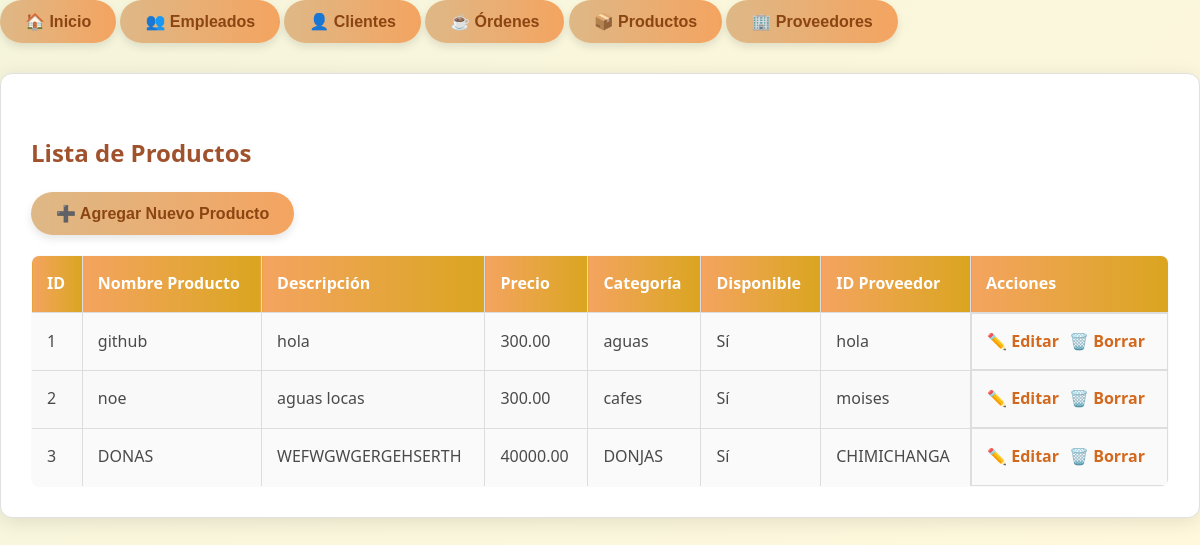
The app's page /ver_producto/ with its own data.
### app_cafeteria/models.py (models this page shows, shortened)
class Producto(models.Model):
    id_productos = models.AutoField(primary_key=True)
    nombre_producto = models.CharField(max_length=100)
    descripcion = models.TextField()
    precio = models.DecimalField(max_digits=10, decimal_places=2)
    categoria = models.CharField(max_length=50)
    disponible = models.BooleanField(default=True)
    id_proveedor = models.ForeignKey('Proveedor', on_delete=models.SET_NULL, null=True, blank=True)

class Proveedor(models.Model):
    id_proveedor = models.AutoField(primary_key=True)
    nombre_proveedor = models.CharField(max_length=100, default='Proveedor Desconocido')
    cantidad = models.IntegerField()
    precio = models.DecimalField(max_digits=10, decimal_places=2)
    total = models.DecimalField(max_digits=10, decimal_places=2)
    id_producto = models.ForeignKey('Producto', on_delete=models.SET_NULL, null=True, blank=True)
    def __str__(self):
        return self.nombre_proveedor

### app_cafeteria/views.py (the view)
# urls.py: path('ver_producto/', views.ver_producto, name='ver_producto'),
def ver_producto(request):
    productos = Producto.objects.all()
    return render(request, 'producto/ver_producto.html', {'productos': productos})

### app_cafeteria/templates/producto/ver_producto.html
{% extends 'base.html' %}
{% block content %}
<h2>Lista de Productos</h2>
<button onclick="window.location.href='{% url 'agregar_producto' %}'">➕ Agregar Nuevo Producto</button>
<table>
    <thead>
        <tr>
            <th>ID</th>
            <th>Nombre Producto</th>
            <th>Descripción</th>
            <th>Precio</th>
            <th>Categoría</th>
            <th>Disponible</th>
            <th>ID Proveedor</th>
            <th>Acciones</th>
        </tr>
    </thead>
    <tbody>
        {% for producto in productos %}
        <tr>
            <td>{{ producto.id_productos }}</td>
            <td>{{ producto.nombre_producto }}</td>
            <td>{{ producto.descripcion }}</td>
            <td>{{ producto.precio }}</td>
            <td>{{ producto.categoria }}</td>
            <td>{{ producto.disponible|yesno:"Sí,No" }}</td>
            <td>{{ producto.id_proveedor }}</td>
            <td class="actions">
                <a href="{% url 'actualizar_producto' producto.id_productos %}">✏️ Editar</a>
                <a href="{% url 'borrar_producto' producto.id_productos %}">🗑️ Borrar</a>
            </td>
        </tr>
        {% endfor %}
    </tbody>
</table>
{% endblock %}

### app_cafeteria/static/css/styles.css (style rules this page uses)
body { font-family: 'Segoe UI', Tahoma, Geneva, Verdana, sans-serif; background: linear-gradient(135deg, #f5f5dc 0%, #fff8dc 100%); color: #4a4a4a; margin: 0; padding: 0; line-height: 1.6; }
h2 { color: #a0522d; margin-top: 30px; }
table { width: 100%; border-collapse: collapse; margin-top: 20px; background-color: #fafafa; border-radius: 8px; overflow: hidden; }
table, th, td { border: 1px solid #ddd; }
th, td { padding: 15px; text-align: left; }
th { background: linear-gradient(90deg, #f4a460 0%, #daa520 100%); color: white; font-weight: 600; }
tr:nth-child(even) { background-color: #f9f9f9; }
button { background: linear-gradient(90deg, #deb887 0%, #f4a460 100%); color: #8b4513; padding: 12px 25px; border: none; border-radius: 25px; cursor: pointer; font-size: 16px; font-weight: 600; transition: all 0.3s ease; box-shadow: 0 4px 8px rgba(0,0,0,0.1); }
.actions { display: flex; gap: 10px; }
.actions a { color: #d2691e; text-decoration: none; font-weight: 600; transition: color 0.3s ease; }

### records on screen
Producto: id_productos "1", nombre_producto "github", descripcion "hola", precio "300.00", categoria "aguas", disponible "Sí", id_proveedor "hola"
Producto: id_productos "2", nombre_producto "noe", descripcion "aguas locas", precio "300.00", categoria "cafes", disponible "Sí", id_proveedor "moises"
Producto: id_productos "3", nombre_producto "DONAS", descripcion "WEFWGWGERGEHSERTH", precio "40000.00", categoria "DONJAS", disponible "Sí", id_proveedor "CHIMICHANGA"
